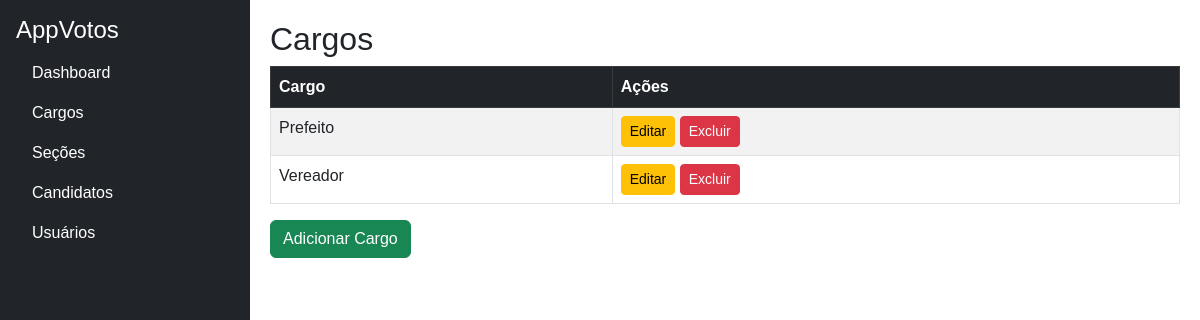
Page /cargos/ on the earlier database version.
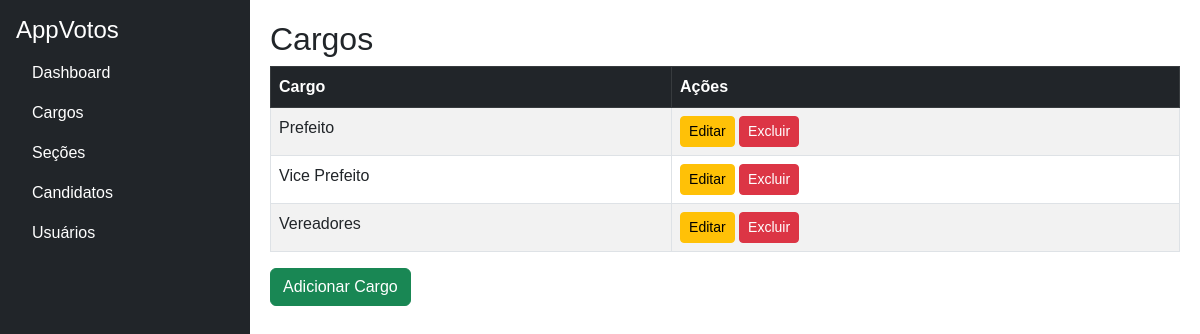
Same page on the later database version.
### votacao/models.py (models this page shows, shortened)
class Cargo(models.Model):
    cargo = models.CharField(max_length=50)

### votacao/views.py (the view)
# urls.py: path('cargos/', views.cargo_list, name='cargo_list'),
def cargo_list(request):
    cargos = Cargo.objects.all()
    return render(request, 'votacao/cargo_list.html', {'cargos': cargos})

### votacao/templates/votacao/cargo_list.html
{% extends "votacao/base_generic.html" %}
{% block content %}
  <h2>Cargos</h2>
  {% if cargos %}
    <table class="table table-striped table-bordered">
      <thead class="table-dark">
        <tr>
          <th>Cargo</th>
          <th>Ações</th>
        </tr>
      </thead>
      <tbody>
        {% for cargo in cargos %}
          <tr>
            <td>{{ cargo.cargo }}</td>
            <td>
              <a href="{% url 'cargo_update' cargo.id %}" class="btn btn-sm btn-warning">Editar</a>
              <a href="{% url 'cargo_delete' cargo.id %}" class="btn btn-sm btn-danger">Excluir</a>
            </td>
          </tr>
        {% endfor %}
      </tbody>
    </table>
  {% else %}
    <p class="alert alert-info">Não existem cargos cadastrados.</p>
  {% endif %}
  <a href="{% url 'cargo_create' %}" class="btn btn-success">Adicionar Cargo</a>
{% endblock %}

Differences in the rows shown:
changed Cargo: cargo "Vereador" → "Vice Prefeito"
added Cargo: cargo "Vereadores"
